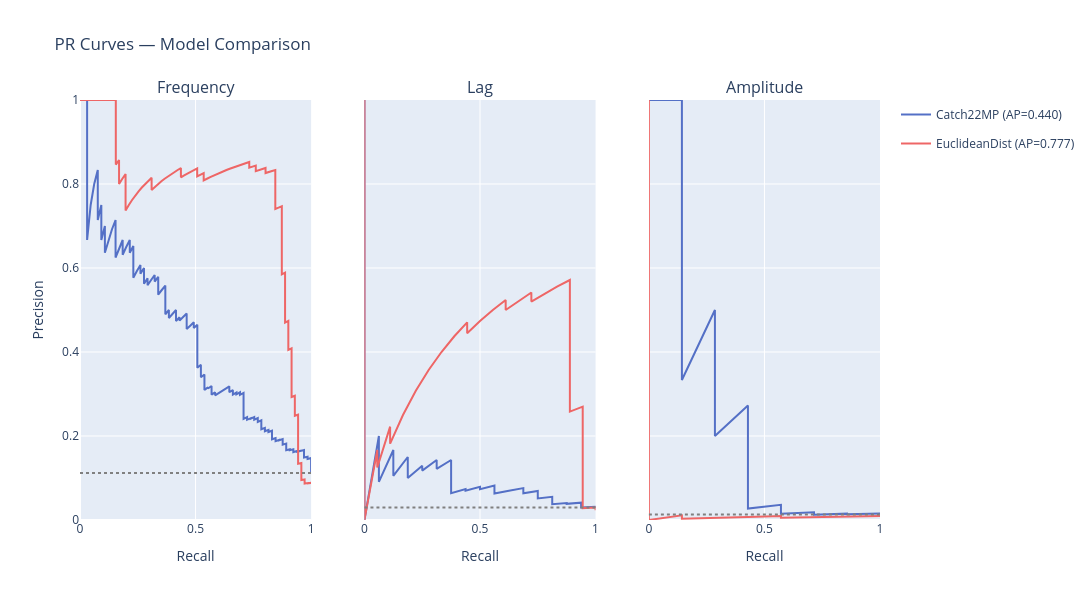

Notebook cell for this chart:
### Code cell
eucl = EuclideanDistModel(feature_col="TmpRet", smooth_window=1, dist_window=60, strategy="mad")
eucl_day_scores = eucl.score_anomalies(ds_small, level="day")

# Catch22 MP scoring (already have day_scores from earlier)
# day_scores = c22mp.score(mp_ds, level="day")

# Compare
ev = Evaluation(level="day")

# Metrics side-by-side
print(ev.compare(
    {"Catch22MP": c22_day_scores, "EuclideanDist": eucl_day_scores},
    ds_small,
))

# Overlaid PR curves, one subplot per anomaly type
fig = ev.plot_pr_curves_compared(
    {"Catch22MP": c22_day_scores, "EuclideanDist": eucl_day_scores},                                                                                                                                                                                                                                           
    ds_small,                                                                                                                                                                                                                                                                                              
)                                                                                                                                                                                                                                                                                                          
fig.show()

### Figure 1 — Plotly figure (JSON) as saved in the notebook; plotly's stock layout.template omitted (floating-point values rounded to 4 significant figures; data arrays with more than 128 entries replaced by an {"elided": "..."} marker saying what was removed)
{"data": [{"legendgroup": "Catch22MP", "line": {"color": "#5470C6"}, "mode": "lines", "name": "Catch22MP (AP=0.440)", "showlegend": true, "type": "scatter", "x": {"elided": "583 float values"}, "xaxis": "x", "y": {"elided": "583 float values"}, "yaxis": "y"}, {"legendgroup": "Catch22MP", "line": {"color": "#5470C6"}, "mode": "lines", "name": "Catch22MP (AP=0.097)", "showlegend": false, "type": "scatter", "x": {"elided": "534 float values"}, "xaxis": "x2", "y": {"elided": "534 float values"}, "yaxis": "y2"}, {"legendgroup": "Catch22MP", "line": {"color": "#5470C6"}, "mode": "lines", "name": "Catch22MP (AP=0.265)", "showlegend": false, "type": "scatter", "x": {"elided": "525 float values"}, "xaxis": "x3", "y": {"elided": "525 float values"}, "yaxis": "y3"}, {"legendgroup": "EuclideanDist", "line": {"color": "#EE6666"}, "mode": "lines", "name": "EuclideanDist (AP=0.777)", "showlegend": true, "type": "scatter", "x": {"elided": "823 float values"}, "xaxis": "x", "y": {"elided": "823 float values"}, "yaxis": "y"}, {"legendgroup": "EuclideanDist", "line": {"color": "#EE6666"}, "mode": "lines", "name": "EuclideanDist (AP=0.397)", "showlegend": false, "type": "scatter", "x": {"elided": "770 float values"}, "xaxis": "x2", "y": {"elided": "770 float values"}, "yaxis": "y2"}, {"legendgroup": "EuclideanDist", "line": {"color": "#EE6666"}, "mode": "lines", "name": "EuclideanDist (AP=0.008)", "showlegend": false, "type": "scatter", "x": {"elided": "759 float values"}, "xaxis": "x3", "y": {"elided": "759 float values"}, "yaxis": "y3"}], "layout": {"annotations": [{"font": {"size": 16}, "showarrow": false, "text": "Frequency", "x": 0.1444, "xanchor": "center", "xref": "paper", "y": 1, "yanchor": "bottom", "yref": "paper"}, {"font": {"size": 16}, "showarrow": false, "text": "Lag", "x": 0.5, "xanchor": "center", "xref": "paper", "y": 1, "yanchor": "bottom", "yref": "paper"}, {"font": {"size": 16}, "showarrow": false, "text": "Amplitude", "x": 0.8556, "xanchor": "center", "xref": "paper", "y": 1, "yanchor": "bottom", "yref": "paper"}], "height": 600, "shapes": [{"line": {"color": "gray", "dash": "dot"}, "type": "line", "x0": 0, "x1": 1, "xref": "x domain", "y0": 0.1117, "y1": 0.1117, "yref": "y"}, {"line": {"color": "gray", "dash": "dot"}, "type": "line", "x0": 0, "x1": 1, "xref": "x2 domain", "y0": 0.03002, "y1": 0.03002, "yref": "y2"}, {"line": {"color": "gray", "dash": "dot"}, "type": "line", "x0": 0, "x1": 1, "xref": "x3 domain", "y0": 0.01336, "y1": 0.01336, "yref": "y3"}], "title": {"text": "PR Curves — Model Comparison"}, "width": 1800, "xaxis": {"anchor": "y", "domain": [0, 0.2889], "range": [0, 1], "title": {"text": "Recall"}}, "xaxis2": {"anchor": "y2", "domain": [0.3556, 0.6444], "range": [0, 1], "title": {"text": "Recall"}}, "xaxis3": {"anchor": "y3", "domain": [0.7111, 1], "range": [0, 1], "title": {"text": "Recall"}}, "yaxis": {"anchor": "x", "domain": [0, 1], "range": [0, 1], "title": {"text": "Precision"}}, "yaxis2": {"anchor": "x2", "domain": [0, 1], "matches": "y", "showticklabels": false}, "yaxis3": {"anchor": "x3", "domain": [0, 1], "matches": "y", "showticklabels": false}}}
